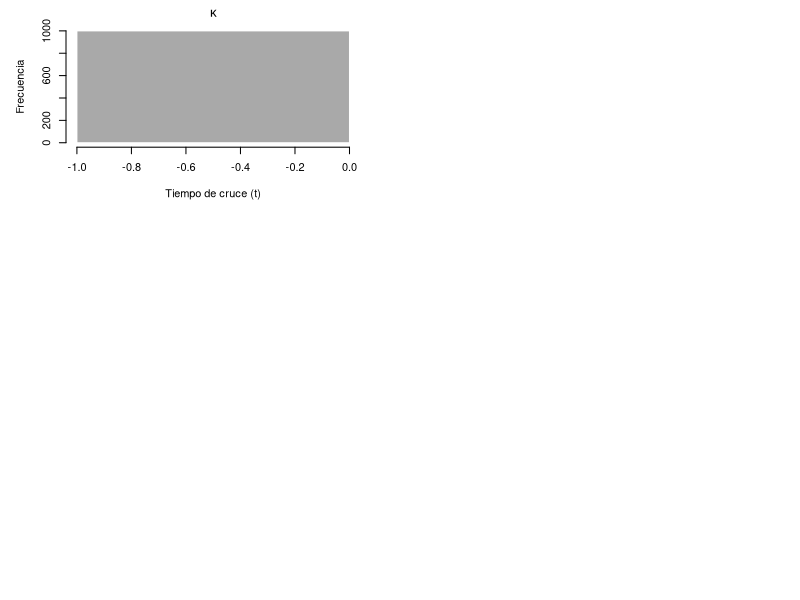

R code for this plot:
#Parámetros
theta_min <- 2
alpha     <- 0.55
bar_theta <- 1000
K        <- function(i){return(0.5)}
# TIEMPO DE ITERACIONES
n         <- 1000
# TRAYECTORIAS
m         <- 1000
par(mfrow = c(1, 1))
k_lista <- c(function(x){return(0.6)}, function(x){return(1-x/n)}, function(x){return(x/n)},
             function(x){return(1-1/x^2)}, function(x){return(n/x^2)}, 
             function(x){return(0.999)})
k_titulos <- c("k = 0.6", "k = 1-x/n", "k=x/n",
               "k=1-1/x^2", "k=n/x^2", 
               "k=0.999")
# Vector para almacenar los tiempos en que se supera el threshold
his <- vector(mode = "numeric", length = m)
for(l in 1:6){
for (j in 1:m) {
  
  # theta_l inicial siempre es 100
  theta_l <- 100
  
  #graf_temporal <- rep(NA, n)
  
  for (i in 1:n) {
    #graf_temporal[i] <- theta_l
    k=(i)
    theta_I <- theta_l / runif(1, min = 0, max = 1)^(1 / alpha)
    theta_C <- theta_min / runif(1, min = 0, max = 1)^(1 / alpha)
    
    # REGLA
    if (theta_l < bar_theta) { # r=(1,0)
      if (theta_C > theta_I * (1 - k)) {
        theta_l <- max(theta_min, theta_I * (1 - k))
      } else {
        theta_l <- max(theta_l, theta_C / (1 - k))
      }
    } else { # r = (1,1) -> Supera el threshold
      his[j] <- i  # Guardamos el tiempo de quiebre
      theta_l <- min(theta_I, max(theta_C, theta_l))
      
      #graf_temporal[i] <- theta_l 
      break
    }
  }
  
  # Si el ciclo terminó naturalmente y nunca superó el threshold, le asignamos el tiempo máximo n
  if (his[j] == 0) {
    his[j] <- 0
  }
  
  
}
}
par(mfrow = c(3, 2),mar=c(4, 5, 2, 3) )
esp <- hist(his, 
      plot=TRUE,
     breaks = 100, 
     col = "darkgray", 
     border = "white",
     xlab = "Tiempo de cruce (t)", 
     ylab = "Frecuencia",
     main = expression(paste(kappa)))

desviacion_estandar <- sd(his)
promedio <- mean(his)
posicion_maxima <- which.max(esp$counts)
limite_inferior <- esp$breaks[posicion_maxima]
limite_superior <- esp$breaks[posicion_maxima + 1]
frecuencia <- esp$counts[posicion_maxima]
